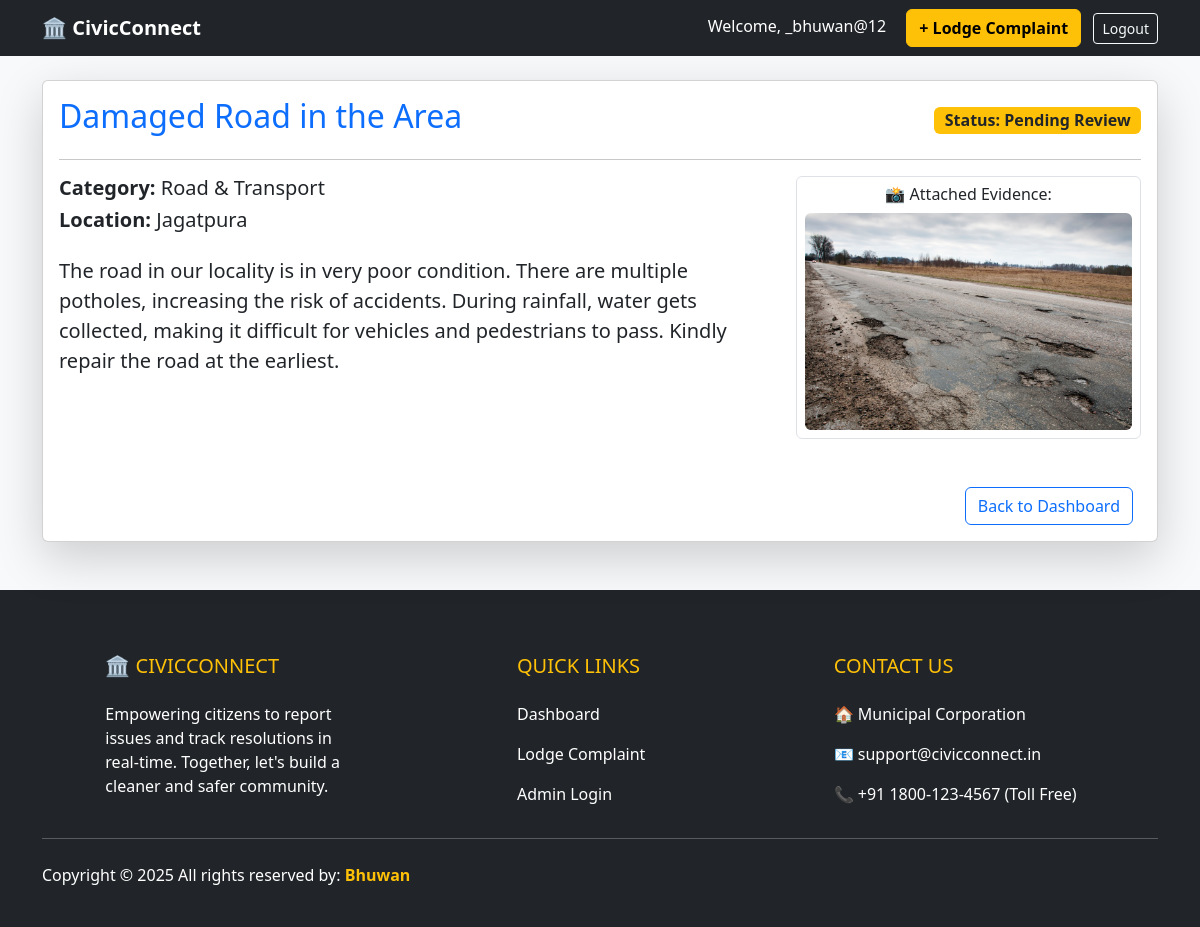
/post/6/ (signed in), run on the app's committed database.
### GrievancePortal/models.py (models this page shows, shortened)
class Grievance(models.Model):
    CATEGORY_CHOICES = [
        ('ROAD', 'Road & Transport'),
        ('WATER', 'Water Supply'),
        ('ELECTRICITY', 'Electricity & Street Lights'),
        ('GARBAGE', 'Garbage & Cleaning'),
        ('OTHER', 'Other'),
    ]
    STATUS_CHOICES = [
        ('PENDING', 'Pending Review'),
        ('IN_PROGRESS', 'In Progress'),
        ('RESOLVED', 'Resolved'),
        ('REJECTED', 'Rejected'),
    ]
    user = models.ForeignKey(User, on_delete=models.CASCADE)
    title = models.CharField(max_length=200, verbose_name="Complaint Subject")
    description = models.TextField(verbose_name="Detailed Issue")
    location = models.CharField(max_length=200, help_text="E.g., Sector 4, Main Market")
    evidence_image = models.ImageField(upload_to='grievances/', blank=True, null=True)
    category = models.CharField(max_length=20, choices=CATEGORY_CHOICES, default='OTHER')
    status = models.CharField(max_length=20, choices=STATUS_CHOICES, default='PENDING')
    created_at = models.DateTimeField(auto_now_add=True)
    updated_at = models.DateTimeField(auto_now=True)

### GrievancePortal/views.py (the view)
# urls.py: path('post/<int:pk>/', grievance_views.grievance_detail, name='grievance_detail'),
def grievance_detail(request, pk):
    post = get_object_or_404(Grievance, pk=pk)
    return render(request, 'grievance/grievance_detail.html', {'post':post})

### GrievancePortal/templates/grievance/grievance_detail.html (shortened to what this page needs)
{% extends 'grievance/base.html' %}
{% block content %}
    <div class="card shadow-lg">
        <div class="card-body">
            <div class="d-flex justify-content-between">
                <h2 class="text-primary">{{ post.title }}</h2>
                {% if post.status == 'RESOLVED' %}
                    <span class="badge bg-success fs-6 align-self-center">Status: Resolved</span>
                {% elif post.status == 'PENDING' %}
                    <span class="badge bg-warning text-dark fs-6 align-self-center">Status: Pending Review</span>
                {% else %}
                    <span class="badge bg-secondary fs-6 align-self-center">Status: {{ post.get_status_display }}</span>
                {% endif %}
            </div>
            <hr>
            <div class="row">
                <div class="col-md-8">
                    <h5><strong>Category:</strong> {{ post.get_category_display }}</h5>
                    <h5><strong>Location:</strong> {{ post.location }}</h5>
                    <p class="mt-4 fs-5">{{ post.description }}</p>
                </div>
                <div class="col-md-4 text-center">
                    {% if post.evidence_image %}
                        <div class="p-2 border rounded">
                            <h6>📸 Attached Evidence:</h6>
                            <img src="{{ post.evidence_image.url }}" class="img-fluid rounded" alt="Evidence">
                        </div>
                    {% else %}
                        <div class="alert alert-secondary">No image attached.</div>
                    {% endif %}
                </div>
            </div>
            <div class="mt-5 d-flex justify-content-end">
                <a href="{% url 'grievance_list' %}" class="btn btn-outline-primary me-2">Back to Dashboard</a>
            </div>
        </div>
    </div>
{% endblock %}

### GrievancePortal/templates/grievance/base.html (shortened to what this page needs)
<!DOCTYPE html>
<html>
  <head>
    <link
      href="https://cdn.jsdelivr.net/npm/bootstrap@5.3.0/dist/css/bootstrap.min.css"
      rel="stylesheet"
    />
  </head>
  <body class="bg-light">
    <nav class="navbar navbar-expand-lg navbar-dark bg-dark">
      <div class="container">
        <a class="navbar-brand fw-bold" href="{% url 'grievance_list' %}"
          >🏛️ CivicConnect</a
        >
        <div class="ml-auto">
          {% if user.is_authenticated %}
          <span class="text-white me-3">Welcome, {{ user.username }}</span>
          <a href="{% url 'grievance_create' %}" class="btn btn-warning fw-bold"
            >+ Lodge Complaint</a
          >
          <form action="{% url 'logout' %}" method="post" class="d-inline">
            <button type="submit" class="btn btn-outline-light btn-sm ms-2">
              Logout
            </button>
          </form>
          {% else %}
          <a href="{% url 'login' %}" class="btn btn-outline-primary">Login</a>
          <a href="{% url 'signup' %}" class="btn btn-outline-light">Signup</a>
          {% endif %}
        </div>
      </div>
    </nav>
    <div class="container mt-4">{% block content %} {% endblock %}</div>
    <footer class="bg-dark text-white pt-5 pb-4 mt-5">
        <div class="container">
            <div class="row">
                <div class="col-md-4 col-lg-4 col-xl-3 mx-auto mt-3">
                    <h5 class="text-uppercase mb-4 font-weight-bold text-warning">🏛️ CivicConnect</h5>
                    <p>
                        Empowering citizens to report issues and track resolutions in real-time.
                        Together, let's build a cleaner and safer community.
                    </p>
                </div>
                <div class="col-md-2 col-lg-2 col-xl-2 mx-auto mt-3">
                    <h5 class="text-uppercase mb-4 font-weight-bold text-warning">Quick Links</h5>
                    <p>
                        <a href="{% url 'grievance_list' %}" class="text-white text-decoration-none">Dashboard</a>
                    </p>
                    <p>
                        <a href="{% url 'grievance_create' %}" class="text-white text-decoration-none">Lodge Complaint</a>
                    </p>
                    <p>
                        <a href="/admin/" class="text-white text-decoration-none">Admin Login</a>
                    </p>
                </div>
                <div class="col-md-4 col-lg-3 col-xl-3 mx-auto mt-3">
                    <h5 class="text-uppercase mb-4 font-weight-bold text-warning">Contact Us</h5>
                    <p>
                        🏠 Municipal Corporation
                    </p>
                    <p>
                        📧 support@civicconnect.in
                    </p>
                    <p>
                        📞 +91 1800-123-4567 (Toll Free)
                    </p>
                </div>
            </div>
            <hr class="mb-4">
            <div class="row align-items-center">
                <div class="col-md-7 col-lg-8">
                    <p> Copyright © 2025 All rights reserved by:
                        <a href="#" style="text-decoration: none;">
                            <strong class="text-warning">Bhuwan</strong>
                        </a>
                    </p>
                </div>
            </div>
        </div>
    </footer>
    </body>
</html>
</html>

### GrievancePortal/templates/grievance/base.html (style rules this page uses)
body { display: flex; flex-direction: column; min-height: 100vh; }
footer { margin-top: auto; }

### data on the page
Grievance: title "Damaged Road in the Area", category "Road & Transport", location "Jagatpura", description "The road in our locality is in very poor condition. There are multiple potholes, increasing the risk of accidents. During rainfall, water gets collected, making it difficult for vehicles and pedestrians to pass. Kindly repair the road at the earliest.", evidence_image (picture)

### other printed values
{{ user.username }} "_bhuwan@12"
